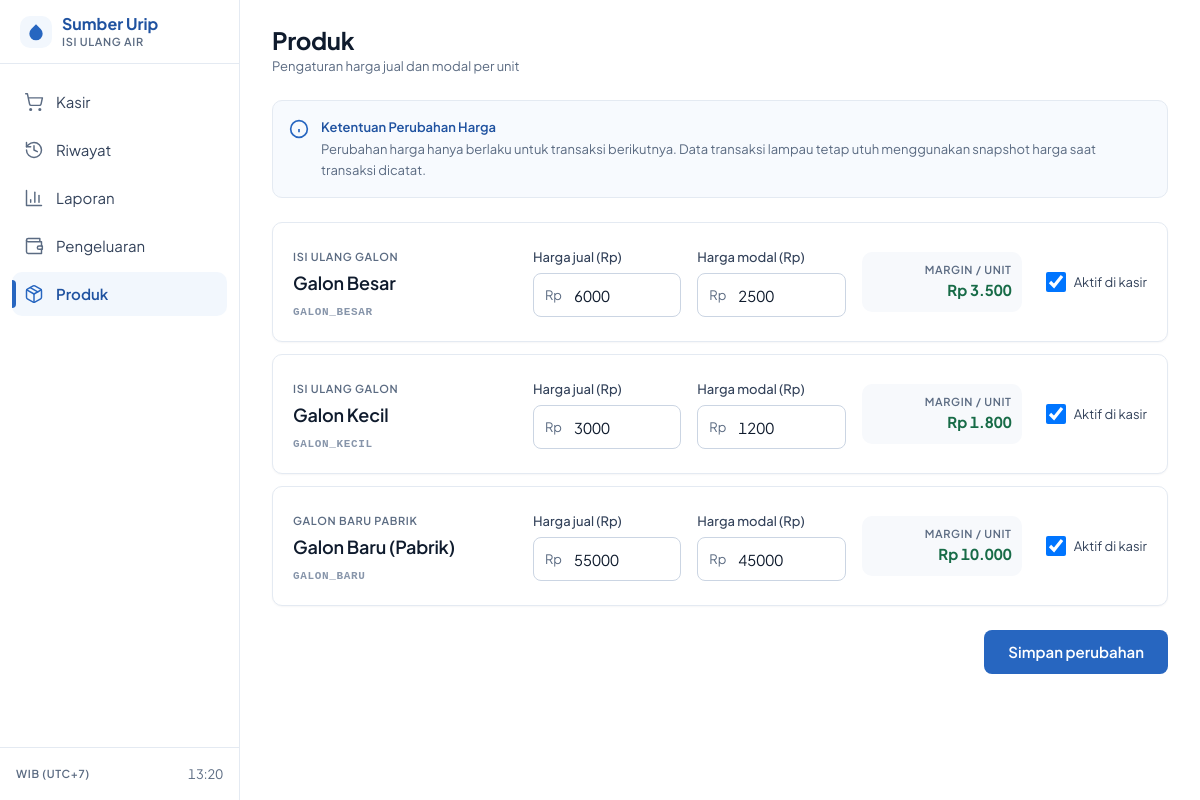
/products.php, run on the app's committed database.
### tables this page shows
CREATE TABLE IF NOT EXISTS products (
  id INT UNSIGNED NOT NULL AUTO_INCREMENT PRIMARY KEY,
  code VARCHAR(30) NOT NULL UNIQUE,
  name VARCHAR(100) NOT NULL,
  price INT UNSIGNED NOT NULL,
  cost_price INT UNSIGNED NOT NULL DEFAULT 0,
  is_active TINYINT(1) NOT NULL DEFAULT 1,
  sort_order TINYINT UNSIGNED NOT NULL DEFAULT 0,
  created_at DATETIME NOT NULL DEFAULT CURRENT_TIMESTAMP,
  updated_at DATETIME NOT NULL DEFAULT CURRENT_TIMESTAMP ON UPDATE CURRENT_TIMESTAMP
);

### includes/functions.php (called while the page is built, shortened)
<?php
function e(?string $value): string {
    return htmlspecialchars($value ?? '', ENT_QUOTES, 'UTF-8');
}
function formatRupiah(int|float $amount, bool $withPrefix = true): string {
    $isNegative = $amount < 0;
    $absVal = abs((int)round($amount));
    $formatted = number_format($absVal, 0, ',', '.');
    if ($withPrefix) {
        return ($isNegative ? '-Rp ' : 'Rp ') . $formatted;
    }
    return ($isNegative ? '-' : '') . $formatted;
}

### includes/queries.php (called while the page is built, shortened)
<?php
require_once __DIR__ . '/functions.php';
function getProducts(bool $activeOnly = false): array {
    $pdo = Database::getConnection();
    $sql = "SELECT id, code, name, price, cost_price, is_active, sort_order, updated_at
            FROM products";
    $sql .= " ORDER BY sort_order ASC, id ASC";
    $stmt = $pdo->query($sql);
    return $stmt->fetchAll();
}

### products.php (the view, shortened to what this page needs)
<?php
require_once __DIR__ . '/includes/functions.php';
require_once __DIR__ . '/includes/queries.php';
$products = getProducts(false);
require_once __DIR__ . '/includes/header.php';
?>
<div class="flex items-baseline justify-between">
  <div>
    <h1 class="text-title text-ink font-bold">Produk</h1>
    <p class="text-small text-ink-muted">Pengaturan harga jual dan modal per unit</p>
  </div>
</div>
<div class="rounded-lg border border-line bg-brand-50/60 p-4 flex items-start gap-3 text-small">
  <div class="text-brand-600 flex-shrink-0 mt-0.5">
    <svg class="w-5 h-5" viewBox="0 0 24 24" fill="none" stroke="currentColor" stroke-width="2"><circle cx="12" cy="12" r="10"></circle><line x1="12" y1="16" x2="12" y2="12"></line><line x1="12" y1="8" x2="12.01" y2="8"></line></svg>
  </div>
  <div class="text-ink-soft space-y-0.5">
    <p class="font-semibold text-brand-700">Ketentuan Perubahan Harga</p>
    <p class="text-ink-muted leading-relaxed">
      Perubahan harga hanya berlaku untuk transaksi berikutnya. Data transaksi lampau tetap utuh menggunakan snapshot harga saat transaksi dicatat.
    </p>
  </div>
</div>
<form method="POST" action="actions/update_products.php" id="productsForm" class="space-y-4">
  <div class="space-y-3">
    <?php foreach ($products as $p): ?>
      <?php
      $margin = (int)$p['price'] - (int)$p['cost_price'];
      $isNeg = $margin < 0;
      ?>
      <div class="card p-5 product-row" data-id="<?= $p['id'] ?>">
        <div class="grid grid-cols-1 md:grid-cols-[14rem_1fr_1fr_10rem_auto] gap-4 items-center">
          <div>
            <span class="text-micro uppercase text-ink-muted"><?= $p['code'] === 'GALON_BARU' ? 'Galon baru pabrik' : 'Isi ulang galon' ?></span>
            <h3 class="text-heading text-ink font-semibold mt-0.5"><?= e($p['name']) ?></h3>
            <span class="text-micro text-ink-faint font-mono"><?= e($p['code']) ?></span>
          </div>
          <div>
            <label class="label" for="price_<?= $p['id'] ?>">Harga jual (Rp)</label>
            <div class="relative">
              <span class="absolute inset-y-0 left-0 pl-3 flex items-center text-small text-ink-muted pointer-events-none">Rp</span>
              <input type="number"
                     id="price_<?= $p['id'] ?>"
                     name="products[<?= $p['id'] ?>][price]"
                     value="<?= (int)$p['price'] ?>"
                     min="1"
                     required
                     data-id="<?= $p['id'] ?>"
                     class="price-input h-11 w-full rounded border border-line-strong bg-white pl-10 pr-3 text-body tabular-nums text-ink focus:border-brand-600 focus:ring-2 focus:ring-brand-600/20 focus:outline-none" />
            </div>
          </div>
          <div>
            <label class="label" for="cost_<?= $p['id'] ?>">Harga modal (Rp)</label>
            <div class="relative">
              <span class="absolute inset-y-0 left-0 pl-3 flex items-center text-small text-ink-muted pointer-events-none">Rp</span>
              <input type="number"
                     id="cost_<?= $p['id'] ?>"
                     name="products[<?= $p['id'] ?>][cost_price]"
                     value="<?= (int)$p['cost_price'] ?>"
                     min="0"
                     required
                     data-id="<?= $p['id'] ?>"
                     class="cost-input h-11 w-full rounded border border-line-strong bg-white pl-10 pr-3 text-body tabular-nums text-ink focus:border-brand-600 focus:ring-2 focus:ring-brand-600/20 focus:outline-none" />
            </div>
          </div>
          <div class="bg-surface rounded-lg p-2.5 text-right">
            <span class="text-micro uppercase text-ink-muted block">Margin / Unit</span>
            <span id="margin_<?= $p['id'] ?>" class="text-body font-bold tabular-nums <?= $isNeg ? 'text-danger-700' : 'text-success-700' ?>">
              <?= formatRupiah($margin) ?>
            </span>
          </div>
          <div class="flex items-center gap-2 pl-2">
            <label class="inline-flex items-center gap-2 cursor-pointer text-small text-ink-soft select-none">
              <input type="checkbox"
                     name="products[<?= $p['id'] ?>][is_active]"
                     value="1"
                     <?= (int)$p['is_active'] === 1 ? 'checked' : '' ?>
                     class="w-5 h-5 rounded border-line-strong text-brand-600 focus:ring-brand-600 cursor-pointer" />
              <span>Aktif di kasir</span>
            </label>
          </div>
        </div>
      </div>
    <?php endforeach; ?>
  </div>
  <div class="flex justify-end pt-2">
    <button type="submit" class="inline-flex h-11 items-center justify-center gap-2 rounded bg-brand-600 px-6 text-body font-semibold text-white transition-colors hover:bg-brand-700 active:bg-brand-800">
      Simpan perubahan
    </button>
  </div>
</form>
<?php require_once __DIR__ . '/includes/footer.php'; ?>

### includes/header.php (shortened to what this page needs)
<?php
require_once __DIR__ . '/functions.php';
?>
<!DOCTYPE html>
<html lang="id" class="bg-white text-ink antialiased">
<head>
  <script src="https://cdn.tailwindcss.com"></script>
  <link rel="stylesheet" href="assets/css/app.css">
</head>
<body class="font-sans text-body min-h-screen bg-white">
<?php require_once __DIR__ . '/nav.php'; ?>
<div class="lg:pl-60 flex flex-col min-h-screen pb-24 lg:pb-12 bg-white">
  <main class="flex-1 max-w-6xl w-full mx-auto px-4 sm:px-6 lg:px-8 py-6 space-y-6">

### includes/nav.php (shortened to what this page needs)
<?php
$currentPage = basename($_SERVER['PHP_SELF'], '.php');
$navItems = [
    [
        'id' => 'index',
        'label' => 'Kasir',
        'href' => 'index.php',
        'icon' => '<svg class="w-5 h-5" viewBox="0 0 24 24" fill="none" stroke="currentColor" stroke-width="1.75" stroke-linecap="round" stroke-linejoin="round"><circle cx="8" cy="21" r="1"></circle><circle cx="19" cy="21" r="1"></circle><path d="M2.05 2.05h2l2.66 12.42a2 2 0 0 0 2 1.58h9.78a2 2 0 0 0 1.95-1.57l1.65-7.43H5.12"></path></svg>'
    ],
    [
        'id' => 'history',
        'label' => 'Riwayat',
        'href' => 'history.php',
        'active_match' => ['history', 'history_detail'],
        'icon' => '<svg class="w-5 h-5" viewBox="0 0 24 24" fill="none" stroke="currentColor" stroke-width="1.75" stroke-linecap="round" stroke-linejoin="round"><path d="M3 12a9 9 0 1 0 9-9 9.75 9.75 0 0 0-6.74 2.74L3 8"></path><path d="M3 3v5h5"></path><path d="M12 7v5l4 2"></path></svg>'
    ],
    [
        'id' => 'reports',
        'label' => 'Laporan',
        'href' => 'reports.php',
        'icon' => '<svg class="w-5 h-5" viewBox="0 0 24 24" fill="none" stroke="currentColor" stroke-width="1.75" stroke-linecap="round" stroke-linejoin="round"><path d="M3 3v18h18"></path><path d="M18 17V9"></path><path d="M13 17V5"></path><path d="M8 17v-3"></path></svg>'
    ],
    [
        'id' => 'expenses',
        'label' => 'Pengeluaran',
        'href' => 'expenses.php',
        'icon' => '<svg class="w-5 h-5" viewBox="0 0 24 24" fill="none" stroke="currentColor" stroke-width="1.75" stroke-linecap="round" stroke-linejoin="round"><path d="M21 12V7H5a2 2 0 0 1 0-4h14v4"></path><path d="M3 5v14a2 2 0 0 0 2 2h16v-5"></path><path d="M18 12a2 2 0 0 0 0 4h4v-4Z"></path></svg>'
    ],
    [
        'id' => 'products',
        'label' => 'Produk',
        'href' => 'products.php',
        'icon' => '<svg class="w-5 h-5" viewBox="0 0 24 24" fill="none" stroke="currentColor" stroke-width="1.75" stroke-linecap="round" stroke-linejoin="round"><path d="m7.5 4.27 9 5.15"></path><path d="M21 8a2 2 0 0 0-1-1.73l-7-4a2 2 0 0 0-2 0l-7 4A2 2 0 0 0 3 8v8a2 2 0 0 0 1 1.73l7 4a2 2 0 0 0 2 0l7-4A2 2 0 0 0 21 16Z"></path><path d="m3.3 7 8.7 5 8.7-5"></path><path d="M12 22V12"></path></svg>'
    ]
];
?>
<aside class="hidden lg:flex lg:flex-col lg:w-60 lg:fixed lg:inset-y-0 lg:left-0 bg-white border-r border-line z-30">
  <div class="h-16 flex items-center px-5 border-b border-line gap-2.5">
    <div class="w-8 h-8 rounded-lg bg-brand-50 flex items-center justify-center text-brand-600 flex-shrink-0">
      <svg class="w-5 h-5 fill-brand-600" viewBox="0 0 24 24">
        <path d="M12 2.69l5.66 5.66a8 8 0 1 1-11.31 0z"></path>
      </svg>
    </div>
    <div class="flex flex-col">
      <span class="font-bold text-base text-brand-700 leading-tight">Sumber Urip</span>
      <span class="text-micro uppercase text-ink-muted">Isi ulang air</span>
    </div>
  </div>
  <nav class="flex-1 px-3 py-4 space-y-1 overflow-y-auto">
    <?php foreach ($navItems as $item): ?>
      <?php
      $isActive = isset($item['active_match'])
          ? in_array($currentPage, $item['active_match'], true)
          : ($currentPage === $item['id']);
      ?>
      <a href="<?= e($item['href']) ?>"
         class="h-11 px-3 rounded-lg flex items-center gap-3 text-body transition-colors relative <?= $isActive ? 'bg-brand-50 text-brand-700 font-semibold' : 'text-ink-soft hover:bg-surface' ?>">
        <?php if ($isActive): ?>
          <span class="absolute left-0 top-2 bottom-2 w-1 bg-brand-600 rounded-r"></span>
        <?php endif; ?>
        <span class="<?= $isActive ? 'text-brand-600' : 'text-ink-muted' ?>">
          <?= $item['icon'] ?>
        </span>
        <span><?= e($item['label']) ?></span>
      </a>
    <?php endforeach; ?>
  </nav>
  <div class="p-4 border-t border-line text-small text-ink-muted flex items-center justify-between">
    <span class="text-micro uppercase">WIB (UTC+7)</span>
    <span class="tabular-nums"><?= date('H:i') ?></span>
  </div>
</aside>

### includes/footer.php (shortened to what this page needs)
  </main>
</div>
</body>
</html>

### includes/header.php (style rules this page uses)
html { font-feature-settings: 'ss01', 'cv11'; }
.label { display: block; font-size: 0.8125rem; line-height: 1.25rem; font-weight: 500; color: #33425A; margin-bottom: 0.375rem; }
.card { background-color: #FFFFFF; border: 1px solid #E4EAF2; border-radius: 0.625rem; box-shadow: 0 1px 2px rgba(15, 27, 45, 0.04); }

### data on the page
products: shows "ISI ULANG GALON", name "Galon Besar", code "GALON_BESAR", id+price "6000", id+cost_price "2500", formatRupiah($margin) "Rp 3.500", is_active "☑"
products: shows "ISI ULANG GALON", name "Galon Kecil", code "GALON_KECIL", id+price "3000", id+cost_price "1200", formatRupiah($margin) "Rp 1.800", is_active "☑"
products: shows "GALON BARU PABRIK", name "Galon Baru (Pabrik)", code "GALON_BARU", id+price "55000", id+cost_price "45000", formatRupiah($margin) "Rp 10.000", is_active "☑"

### other printed values
$item['label'] "Kasir"
$item['label'] "Riwayat"
$item['label'] "Laporan"
$item['label'] "Pengeluaran"
$item['label'] "Produk"
